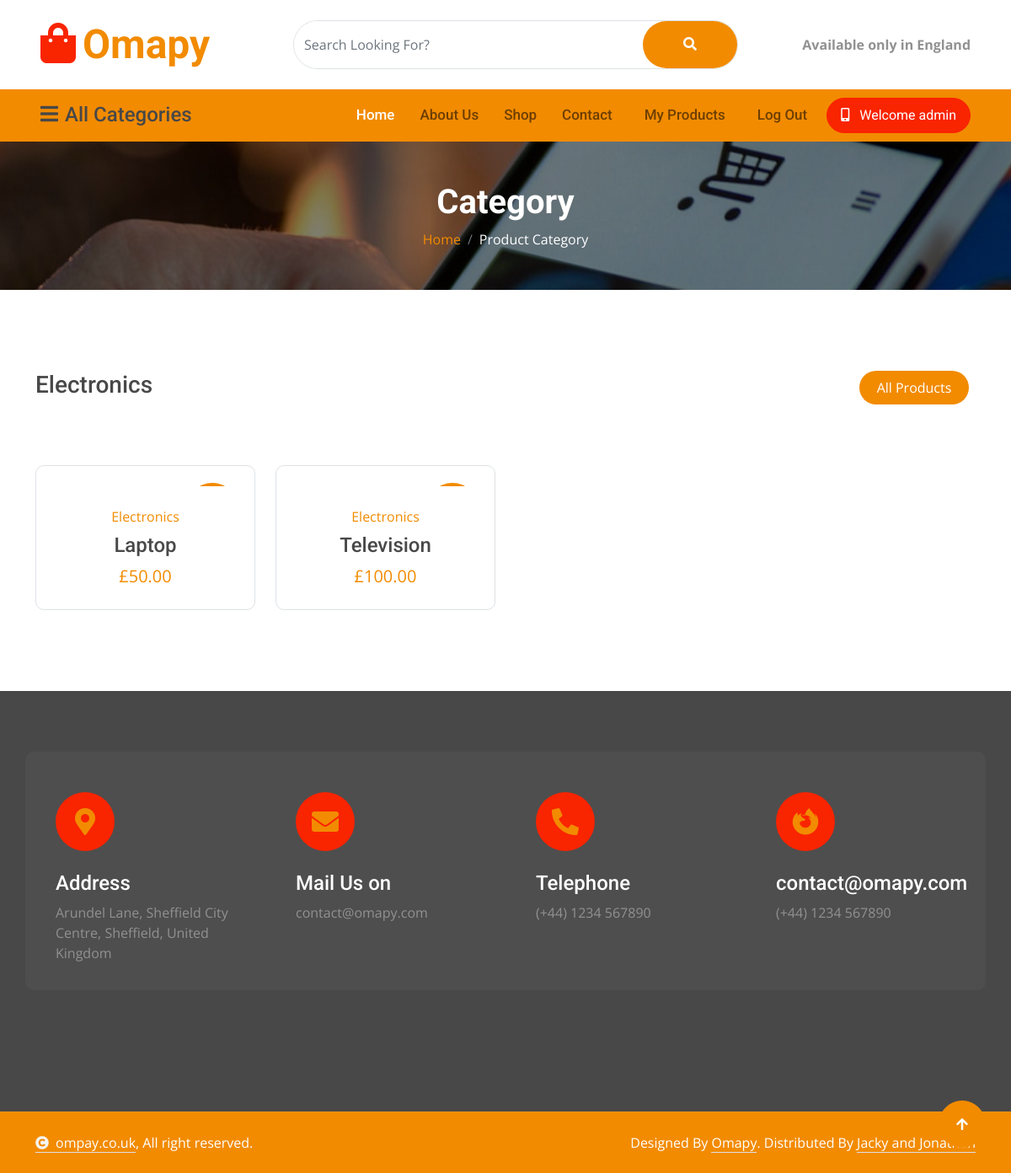
Page /category/Electronics/ (signed in) on the committed database.
### tables this page shows
CREATE TABLE products (
    id INTEGER PRIMARY KEY AUTOINCREMENT,
    created TIMESTAMP DEFAULT CURRENT_TIMESTAMP,
    user INTEGER NOT NULL REFERENCES users(id),
    product_name TEXT NOT NULL,
    product_price INTEGER NOT NULL,
    product_category TEXT,
    product_brand TEXT,
    product_description TEXT,
    product_image TEXT,
    product_gallery1 TEXT,
    product_gallery2 TEXT,
    product_gallery3 TEXT
);

### app.py (the view)
@app.route('/category/<string:category>/')
def category(category):
    products = get_products_by_category(category)
    if not products:
        flash('No products found in this category.', 'info')
    return render_template('product_category.html',title=category,products=products,category=category)

### app.py (called while the page is built)
@app.context_processor
def inject_csrf_token():
    return dict(csrf_token=generate_csrf())

@app.context_processor
def inject_site_name():
    return dict(siteName=siteName)

@app.context_processor
def inject_user():
    return {
        "username": session.get("username", "Shopper"),
        "user_id": session.get("user_id")
    }

@app.context_processor
def inject_admin():
    return dict(is_admin=is_admin)

@app.template_filter()
def get_username(user_id):
    user = get_user_by_id(user_id)
    return user['username'] if user else 'Unknown'

@app.template_filter('gbp')
def gbp(value):
    try:
        return "£{:,.2f}".format(float(value))
    except (ValueError, TypeError):
        return "£0.00"

@app.context_processor
def inject_categories():
    return {
        "categories": get_categories_with_count()
    }

### db/db.py (called while the page is built)
def get_db_connection():
    BASE_DIR = os.path.dirname(os.path.abspath(__file__))  # Get the directory of the current file
    DB_PATH = os.path.join(BASE_DIR, 'database.db') # Construct the full path to the database file
    conn = sqlite3.connect(DB_PATH)                 # Connect to the database
    conn.row_factory = sqlite3.Row                  # Enable dictionary-like access to rows
    return conn

def get_user_by_id(user_id):
    conn = get_db_connection()
    user = conn.execute('SELECT * FROM users WHERE id = ?', (user_id,)).fetchone()
    conn.close()
    if user is None:
        abort(404)
    return user

def get_categories_with_count():
    conn = get_db_connection()
    categories = conn.execute("""
        SELECT product_category, COUNT(*) as total
        FROM products
        GROUP BY product_category
        ORDER BY product_category ASC
    """).fetchall()
    conn.close()
    return categories

def get_products_by_category(category, limit=None, order_by='created DESC'):
    conn = get_db_connection()
    query = '''
        SELECT *
        FROM products
        WHERE product_category = ?
        ORDER BY {}
    '''.format(order_by)
    if limit:
        query += ' LIMIT ?'
        products = conn.execute(query, (category, limit)).fetchall()
    else:
        products = conn.execute(query, (category,)).fetchall()
    conn.close()
    return products

### templates/product_category.html (shortened to what this page needs)
{% extends "base.html" %}
{% block content %}
<div class="container-fluid page-header py-5">
    <h1 class="text-center text-white display-6 wow fadeInUp" data-wow-delay="0.1s">Category</h1>
    <ol class="breadcrumb justify-content-center mb-0 wow fadeInUp" data-wow-delay="0.3s">
        <li class="breadcrumb-item"><a href="/">Home</a></li>
        <li class="breadcrumb-item active text-white">Product Category</li>
    </ol>
</div>
<div class="container-fluid product py-5">
    <div class="container py-5">
        <div class="tab-class">
            <div class="row g-4">
                <div class="col-lg-4 text-start wow fadeInLeft" data-wow-delay="0.1s">
                    <h3>{{title}}</h3>
                </div>
                <div class="col-lg-8 text-end wow fadeInRight" data-wow-delay="0.1s">
                    <ul class="nav nav-pills d-inline-flex text-center mb-5">
                        <li class="nav-item mb-4">
                            <a class="d-flex mx-2 py-2 bg-light rounded-pill active" href="">
                                <span class="text-dark" style="width: 130px;">All Products</span>
                            </a>
                        </li>
                    </ul>
                </div>
            </div>
            <div class="tab-content">
                <div id="tab-1" class="tab-pane fade show p-0 active">
                    <div class="row g-4">
                        {% for product in products %}
                        <div class="col-md-6 col-lg-4 col-xl-3">
                            <div class="product-item rounded wow fadeInUp" data-wow-delay="0.1s">
                                <div class="product-item-inner border rounded">
                                    <div class="product-item-inner-item">
                                        <div class="product-new">{{product['product_brand']}}</div>
                                    </div>
                                    <div class="text-center rounded-bottom p-4">
                                        <a href="{{ url_for('product', id=product['id']) }}"
                                            class="d-block mb-2">{{product['product_category']}}</a>
                                        <a href="{{ url_for('product', id=product['id']) }}"
                                            class="d-block h4">{{product['product_name']}} </a>
                                        <span class="text-primary fs-5"> {{ product['product_price'] | gbp }}</span>
                                    </div>
                                </div>
                            </div>
                        </div>
                        {% else %}
                        <p class="text-muted">No products available.</p>
                        {% endfor %}
                    </div>
                </div>
            </div>
        </div>
    </div>
</div>
{% endblock %}

### static/css/style.css (style rules this page uses)
.page-header { position: relative; padding: 100px 0; background: linear-gradient(rgba(0, 0, 0, 0.5), rgba(0, 0, 0, 0.5)), url(../img/carousel-1.jpg); background-position: center top; background-repeat: no-repeat; background-attachment: fixed; }
.product .product-item { width: 100%; height: 100%; position: relative; }
.product .product-item .product-item-inner { height: 100%; }
.product .product-item .product-item-inner .product-item-inner-item { position: relative; border-top-right-radius: 10px; border-top-left-radius: 10px; overflow: hidden; }
.product .product-item .product-item-inner .product-item-inner-item .product-new, .product .product-item .product-item-inner .product-item-inner-item .product-sale { position: absolute; width: 60px; height: 60px; border-radius: 60px; top: 20px; right: 20px; display: flex; align-items: center; justify-content: center; }
.product .product-item .product-item-inner .product-item-inner-item .product-new { background: var(--bs-primary); color: var(--bs-white); }
.product .tab-class .nav .nav-item a.active { background: var(--bs-primary) !important; }
.product .tab-class .nav .nav-item a.active span { color: var(--bs-white) !important; }

### rows in the picture
products: product_category "Electronics", product_price|gbp "£50.00"
products: product_category "Electronics", product_price|gbp "£100.00"

### other values in the picture
{{ username }} "admin"
{{ title }} "Electronics"
